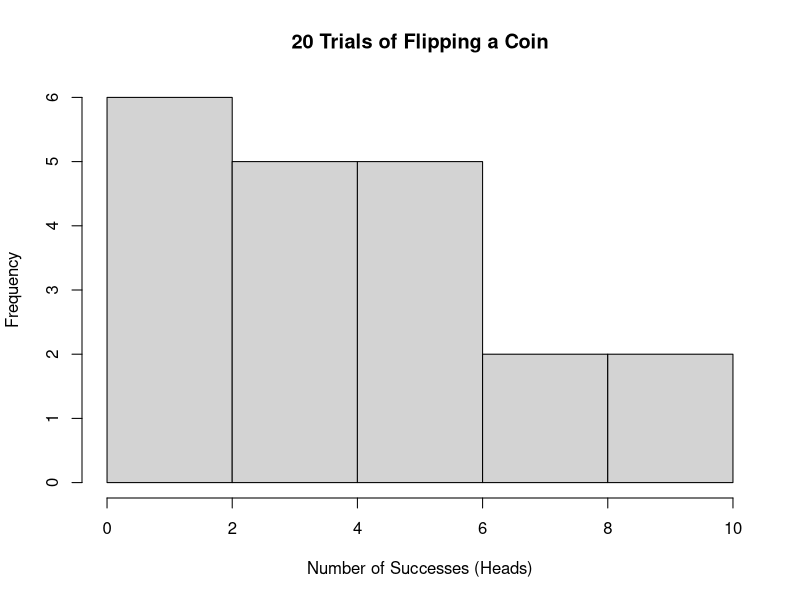

Reproduce this figure in R.
#Analytical Methods Homework 1

#Probability of flipping heads wth a coin

    #probability of success
n = 10        #number of trials
m = 20       #number of experiments


x<-c(6,2,7,4,10,5,6,1,5,3,4,8,2,2,0,9,3,5,3,2) #number of successes per trial
x

hist(x,main="20 Trials of Flipping a Coin",
     ylab="Frequency",xlab="Number of Successes (Heads)")